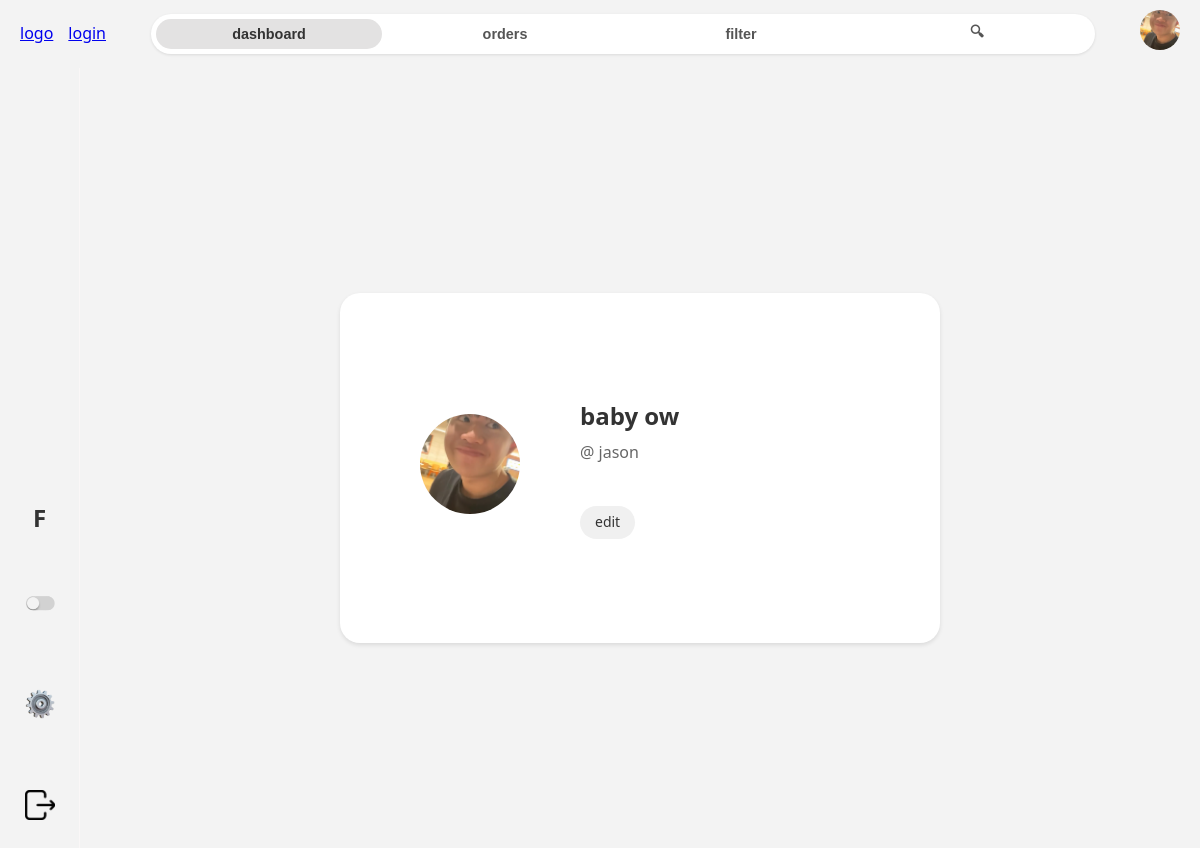
The app's page /profile/2/ with its own data.
### home/models.py (models this page shows, shortened)
class Profile(models.Model):
    picture = models.ImageField(null=True, blank=True, upload_to='profiles/', default='user.png')
    user = models.OneToOneField(User, null=True, on_delete=models.CASCADE) #user has 1 profile, each profile associates w/ 1 user
    name = models.CharField(max_length=100, null=True)
    created = models.DateTimeField(auto_now_add=True, null=True)
    updated = models.DateTimeField(auto_now=True, null=True)

### home/views.py (the view)
# urls.py: path('profile/<str:pk>/', views.userProfile, name="profile"),
def userProfile(request, pk):
    user = User.objects.get(id=pk)
    profile = user.profile
    products = user.product_set.all()
    materials = user.material_set.all()
    context = {'user':user, 'profile':profile, 'products':products, 'materials':materials}
    return render(request, 'home/profile.html', context)

### home/templates/home/profile.html
{% extends 'main.html' %}
{% load static %}
{% block content %}
<div class="profile-container">
    <div class="profile-pic">
        <img src="{{profile.picture.url}}" alt="profile picture">
    </div>
    <div class="profile-details">
        <h1>{{profile.name}}</h1>
        <span>@ {{user.username}}</span>
        <br>
        <a href="{% url 'update-profile' %}">edit</a>
    </div>
</div>
{% endblock content %}

### templates/navbar.html
{% load static %}
<div class="navbar">
    <div id="logo">
        {% if request.user.is_staff or request.user.is_superuser %}
            <a href="{% url 'admin-home' 'adminn' %}"><img src="{% static 'images/logo.png' %}" alt="logo"></a>
        {% else %}
            <a href="{% url 'home' %}">logo</a>
        {% endif %}
    </div>
    {% if request.user.is_authenticated %}
        <h1 id="welcome-msg">Hello, {{request.user.username}}</h1>
    {% else %}
        <a href="{% url 'login' %}">login</a>
    {% endif %}
    <div class="taskbar">
        <button id="dash-btn"><h3>dashboard</h3></button>
        <button id="orders-btn"><h3>orders</h3></button>
        <button id="filter-btn"><h3>filter</h3></button>
        <button id="search-btn"><h3>🔍︎</h3></button>
    </div>
    <div id="profile">
        <a href="{% url 'profile' user.id %}"><img src="{{profile.picture.url}}" alt="user profile"></a>
    </div>
</div>

### static/style/style.css (style rules this page uses)
:root { --primary-color: #f3f3f3; --secondary-color: #e3e2e2; --accent-color: #a94a4a; --lightfont-color: #555; --darkfont-color: #333; --border-color: #faf7f7; --shadow: 0 2px 4px rgba(0, 0, 0, 0.1); --border-radius: 10px; --transition: all 0.3s ease; }
* { box-sizing: border-box; margin: 0; padding: 0; }
body { font-family: "Segoe UI", Tahoma, Geneva, Verdana, sans-serif; color: var(--darkfont-color); background-color: #fafafa; line-height: 1.6; }
button { cursor: pointer; transition: var(--transition); }
.navbar { display: flex; align-items: center; justify-content: space-between; padding: 10px 20px; gap: 15px; flex-wrap: wrap; height: fit-content; background-color: var(--primary-color); position: sticky; top: 0; z-index: 100; }
#logo img, #profile img { width: 40px; height: 40px; object-fit: cover; transition: var(--transition); }
#profile img { border-radius: 50%; cursor: pointer; }
.taskbar { display: flex; flex: 2; align-items: center; gap: 10px; min-width: 250px; margin: 0px 30px; border-radius: 30px; background-color: white; height: 40px; padding: 5px; box-shadow: 0 1px 3px rgba(0, 0, 0, 0.1); }
.taskbar button { display: flex; flex: 1; justify-content: center; align-items: center; border: none; border-radius: 20px; background-color: transparent; height: 100%; color: var(--lightfont-color); font-weight: 500; }
.taskbar button.active { background-color: var(--secondary-color); color: var(--darkfont-color); }
.taskbar h3 { font-size: 0.9rem; font-weight: 600; }
.profile-container, .update-profile-container { display: flex; align-self: center; justify-self: center; align-items: center; width: 600px; height: 350px; padding: 80px; background-color: #ffffff; border-radius: 20px; box-shadow: var(--shadow); transition: var(--transition); }
.profile-pic { flex: 0 0 100px; margin-right: 20px; }
.profile-pic img { width: 100px; height: 100px; border-radius: 50%; object-fit: cover; }
.profile-details { flex: 1; padding-left: 40px; }
.profile-details h1 { margin: 0 0 5px 0; font-size: 24px; color: #333; }
.profile-details span { display: block; margin-bottom: 10px; color: #666; font-size: 16px; }
.profile-details a { display: inline-block; margin-top: 5px; padding: 5px 15px; background-color: #f0f0f0; color: #333; text-decoration: none; border-radius: 20px; font-size: 14px; transition: background-color 0.2s ease; }

### records on screen
Profile: picture (picture), name "baby ow"

### other values on screen
{{ user.username }} "jason"
